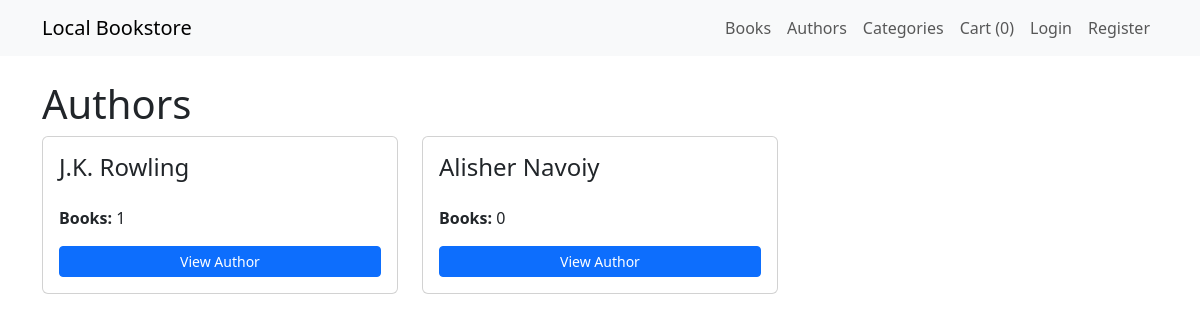
Screenshot of /authors/ with the database file from the repository.
### store/models.py (models this page shows, shortened)
class Author(models.Model):
    name = models.CharField(max_length=200)
    bio = models.TextField(blank=True)
    slug = models.SlugField(unique=True, blank=True)

### store/views.py (the view)
# urls.py: path('authors/', views.AuthorListView.as_view(), name='author_list'),
class AuthorListView(ListView):
    model = Author
    template_name = 'store/author_list.html'
    context_object_name = 'authors'

### store/context_processors.py (called while the page is built)
def cart_total(request):
    cart = request.session.get(CART_SESSION_ID, {})
    total_qty = sum(item.get('quantity', 0) for item in cart.values())
    return {'cart_total_qty': total_qty}

### store/templates/store/author_list.html (shortened to what this page needs)
{% extends "store/base.html" %}
{% block content %}
<h1>Authors</h1>
<div class="row">
  {% for author in authors %}
    <div class="col-md-4 mb-3">
      <div class="card p-3 h-100">
        <h4>{{ author.name }}</h4>
        <p><strong>Books:</strong> {{ author.books.count }}</p>
        <a class="btn btn-primary btn-sm" href="{% url 'store:author_detail' author.slug %}">View Author</a>
      </div>
    </div>
  {% empty %}
    <p>No authors found.</p>
  {% endfor %}
</div>
{% endblock %}

### rows the page displays
Author: name "J.K. Rowling", books.count "1"
Author: name "Alisher Navoiy", books.count "0"

### other values shown
{{ cart_total_qty|default:0 }} "0"
